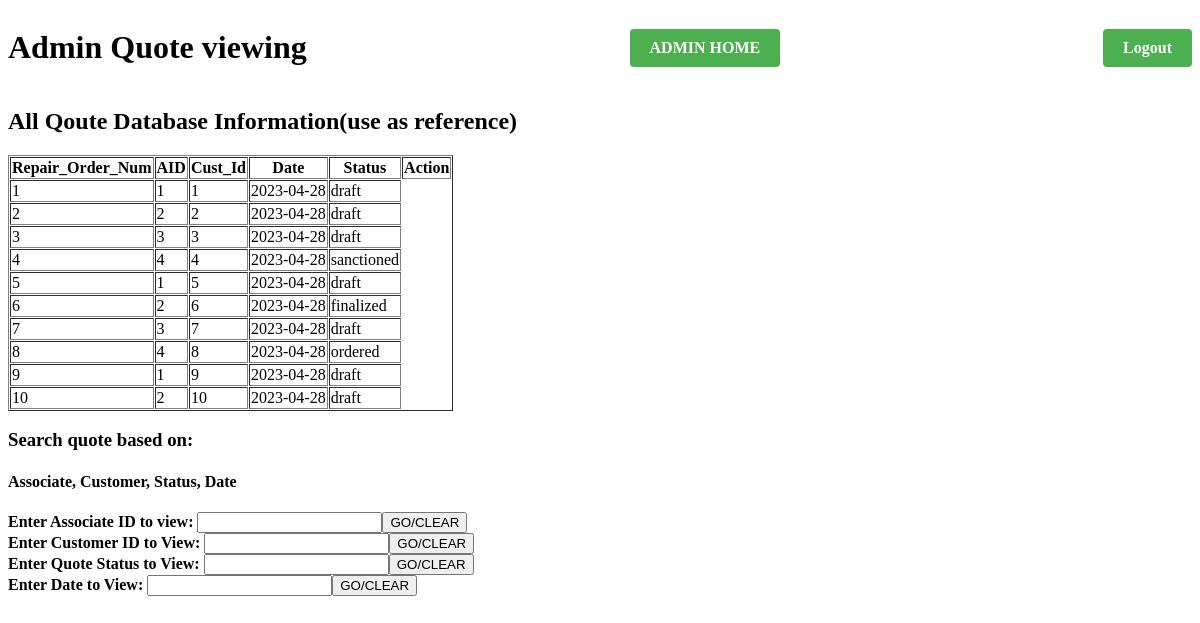
Screenshot of /viewQuotes.php with the database file from the repository.
### tables this page shows
CREATE TABLE `quote_db` (
  `Repair_Order_Num` int(11) NOT NULL,
  `Cust_ID` int(11) NOT NULL,
  `AID` int(11) NOT NULL,
  `Price` double NOT NULL,
  `EST_Hours` int(11) NOT NULL,
  `Hour_Rate` double NOT NULL,
  `Parts_List_ID` int(11) DEFAULT NULL,
  `Service_Description` varchar(200) NOT NULL,
  `Email` varchar(50) NOT NULL,
  `Status` enum('draft','finalized','sanctioned','ordered') NOT NULL DEFAULT 'draft',
  `Date` date NOT NULL DEFAULT current_timestamp(),
  `Notes` varchar(200) DEFAULT NULL
);

### viewQuotes.php (the view, shortened to what this page needs)
<html>
	<head>
	</head>
	<body>
		<div class="container">
			<h1>Admin Quote viewing</h1>
            	<h2><a href="Admin.php" class="button">ADMIN HOME</a></h2>
            	<h2><a href="login.php" class="button">Logout</a></h2>
        	</div>
<?php
 function draw_table($rows)
        {
            if(empty($rows)) {
                echo "<p>No results found.</p>";
            } else {
                echo "<table border=1 cellspacing=1>";
                echo "<tr>";
                foreach($rows[0] as $key => $item) {
                    echo "<th>$key</th>";
                }
                echo "<th>Action</th>";
                echo "</tr>";
                foreach($rows as $row) {
                    echo "<tr>";
                    foreach($row as $key => $item) {
                        echo "<td>$item</td>";
                    }
                }
                echo "</table>";
            }
        }
            $Q_USERNAME = 'root';
            $Q_PASSWORD = '';
            try
            {
                $Qdsn = "mysql:host=localhost;dbname=467";
                $Qpdo = new PDO($Qdsn, $Q_USERNAME, $Q_PASSWORD);
                $Qpdo->setAttribute(PDO::ATTR_ERRMODE,PDO::ERRMODE_EXCEPTION);
            }
            catch(PDOexception $e)
            {
                echo "Connection to quote database failed: " . $e->getMessage();
            }
echo "<h2>All Qoute Database Information(use as reference)</h2>";
                $ro = $Qpdo->prepare("SELECT Repair_Order_Num, AID, Cust_Id, Date, Status FROM quote_db;");
                $ro->execute();
                $rows = $ro->fetchALL(PDO::FETCH_ASSOC);
                draw_table($rows);
echo "<h3>Search quote based on:</h3>";
echo "<h4>Associate, Customer, Status, Date</h4>";
                echo "<form method=POST action= >";
                echo "<b>Enter Associate ID to view: </b>";
                echo '<input type="text" name="AID" value=""/>';
                echo '<input type="submit" name="Select" value="GO/CLEAR"/> <br/>';
		    echo "<form method=POST action= >";
                echo "<b>Enter Customer ID to View: </b>";
                echo '<input type="text" name="Cust_Id" value=""/>';
                echo '<input type="submit" name="Select" value="GO/CLEAR"/> <br/>';
    		    echo "<form method=POST action= >";
                echo "<b>Enter Quote Status to View: </b>";
                echo '<input type="text" name="Status" value=""/>';
                echo '<input type="submit" name="Select" value="GO/CLEAR"/> <br/>';
		    echo "<form method=POST action= >";
                echo "<b>Enter Date to View: </b>";
                echo '<input type="text" name="Date" value=""/>';
                echo '<input type="submit" name="Select" value="GO/CLEAR"/> <br/>';
?>
<br/>
</body>
</html>

### viewQuotes.php (style rules this page uses)
.button { display: inline-block; padding: 10px 20px; background-color: #4CAF50; color: white; text-align: center; text-decoration: none; font-size: 16px; border-radius: 4px; }
.container { display: flex; justify-content: space-between; align-items: center; }

### rows the page displays
quote_db: Repair_Order_Num "1", AID "1", Cust_ID "1", Date "2023-04-28", Status "draft"
quote_db: Repair_Order_Num "2", AID "2", Cust_ID "2", Date "2023-04-28", Status "draft"
quote_db: Repair_Order_Num "3", AID "3", Cust_ID "3", Date "2023-04-28", Status "draft"
quote_db: Repair_Order_Num "4", AID "4", Cust_ID "4", Date "2023-04-28", Status "sanctioned"
quote_db: Repair_Order_Num "5", AID "1", Cust_ID "5", Date "2023-04-28", Status "draft"
quote_db: Repair_Order_Num "6", AID "2", Cust_ID "6", Date "2023-04-28", Status "finalized"
quote_db: Repair_Order_Num "7", AID "3", Cust_ID "7", Date "2023-04-28", Status "draft"
quote_db: Repair_Order_Num "8", AID "4", Cust_ID "8", Date "2023-04-28", Status "ordered"
quote_db: Repair_Order_Num "9", AID "1", Cust_ID "9", Date "2023-04-28", Status "draft"
quote_db: Repair_Order_Num "10", AID "2", Cust_ID "10", Date "2023-04-28", Status "draft"

### other values shown
$key "Repair_Order_Num"
$key "AID"
$key "Cust_Id"
$key "Date"
$key "Status"
